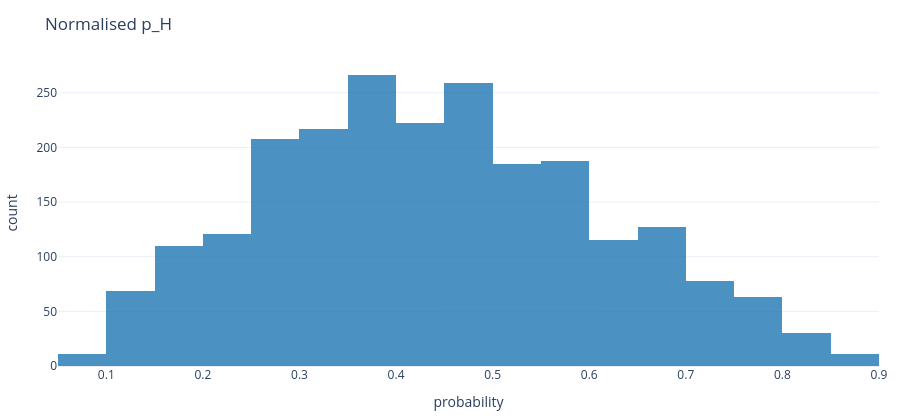
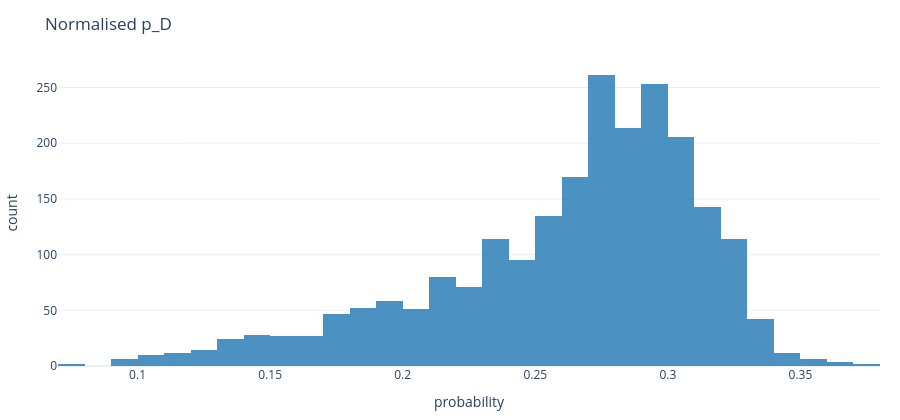
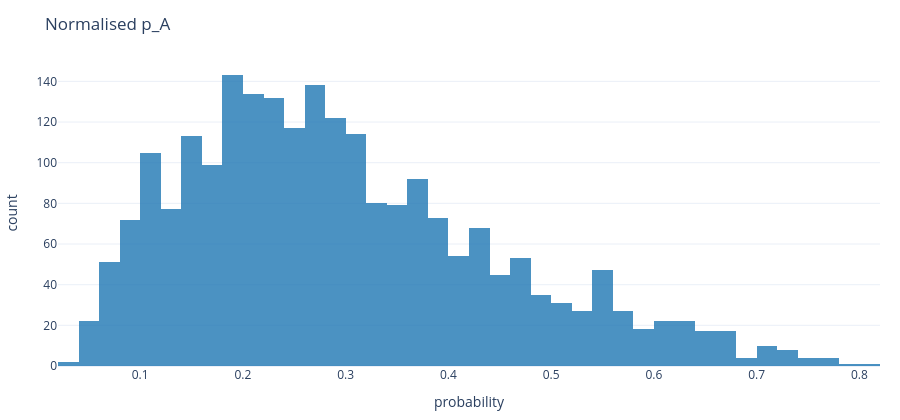

The notebook cell saved with these charts, in order:
### Markdown cell above
## Implied + normalised probability distributions

### Code cell
for o in ("H", "D", "A"):
    fig = plt.histogram(primary[f"p_{o}_norm"], title=f"Normalised p_{o}", x="probability", nbins=40)
    fig.show()

### Figure 1 — Plotly figure (JSON) as saved in the notebook; plotly's stock layout.template omitted (floating-point values rounded to 4 significant figures; data arrays with more than 128 entries replaced by an {"elided": "..."} marker saying what was removed)
{"data": [{"marker": {"color": "#1f77b4"}, "nbinsx": 40, "opacity": 0.8, "type": "histogram", "x": {"elided": "2280 float values"}}], "layout": {"height": 420, "margin": {"b": 40, "l": 50, "r": 20, "t": 60}, "title": {"text": "Normalised p_H"}, "xaxis": {"title": {"text": "probability"}}, "yaxis": {"title": {"text": "count"}}}}

### Figure 2 — Plotly figure (JSON) as saved in the notebook; plotly's stock layout.template omitted (floating-point values rounded to 4 significant figures; data arrays with more than 128 entries replaced by an {"elided": "..."} marker saying what was removed)
{"data": [{"marker": {"color": "#1f77b4"}, "nbinsx": 40, "opacity": 0.8, "type": "histogram", "x": {"elided": "2280 float values"}}], "layout": {"height": 420, "margin": {"b": 40, "l": 50, "r": 20, "t": 60}, "title": {"text": "Normalised p_D"}, "xaxis": {"title": {"text": "probability"}}, "yaxis": {"title": {"text": "count"}}}}

### Figure 3 — Plotly figure (JSON) as saved in the notebook; plotly's stock layout.template omitted (floating-point values rounded to 4 significant figures; data arrays with more than 128 entries replaced by an {"elided": "..."} marker saying what was removed)
{"data": [{"marker": {"color": "#1f77b4"}, "nbinsx": 40, "opacity": 0.8, "type": "histogram", "x": {"elided": "2280 float values"}}], "layout": {"height": 420, "margin": {"b": 40, "l": 50, "r": 20, "t": 60}, "title": {"text": "Normalised p_A"}, "xaxis": {"title": {"text": "probability"}}, "yaxis": {"title": {"text": "count"}}}}
